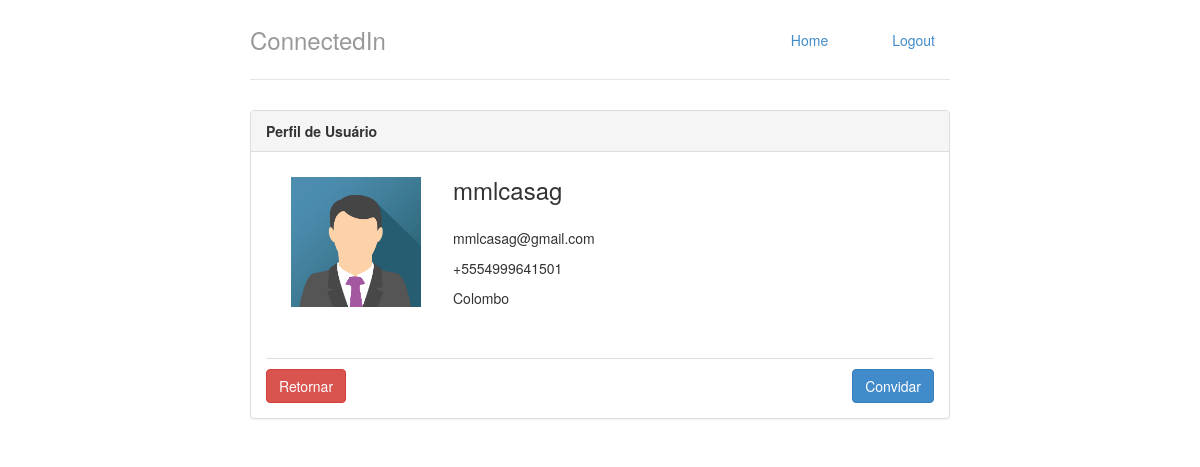
The page /perfis/1 on the database its author committed.
### perfis/models.py (models this page shows, shortened)
class Perfil(models.Model):
    nome = models.CharField(max_length=80, null=False)
    telefone = models.CharField(max_length=25, null=True)
    nome_empresa = models.CharField(max_length=80, null=True)
    contatos = models.ManyToManyField('self')
    usuario = models.OneToOneField(User, related_name="perfil")
    @property
    def email(self):
        return self.usuario.email

### perfis/views.py (the view)
# urls.py: url(r'^perfis/(?P<perfil_id>\d+)$', views.exibir, name='exibir'),
def exibir(request, perfil_id):
	perfil = Perfil.objects.get(id = perfil_id)
	perfil_logado = get_perfil_logado(request)
	is_contato = perfil in perfil_logado.contatos.all()
	return render(request, 'perfil.html', { 'perfil' : perfil, 'is_contato' : is_contato })

### perfis/views.py (called while the page is built)
def get_perfil_logado(request):
	return Perfil.objects.get(id=1)

### perfis/templates/perfil.html
{% extends "base.html" %}
{% load staticfiles %}
{% block body %}
<div class="panel panel-default">
	<div class="panel-heading">
		<strong>Perfil de Usuário</strong>
	</div>
	<div class="panel-body">
		<div class="media" style="padding: 10px">
			<div class="media-left col-xs-3">
				<img src="{% static 'img/img_avatar.png' %}" class="media-object" style="width:130px">
			</div>
			<div class="media-body col-xs-9">
				<h3 class="media-heading">{{ perfil.nome }}</h3>
				<br>
				<p>{{ perfil.email }}</p>
				<p>{{ perfil.telefone }}</p>
				<p>{{ perfil.nome_empresa }}</p>
			</div>
		</div>
		<div class="panel-buttons">
			<div class="pull-left">
				<a href="{% url 'listar' %}" class="btn btn-danger">Retornar</a>
			</div>
			{% if is_contato %}
				<div class="pull-right">
					<div class="well well-sm">Vocês estão conectados</div>
				</div>
			{% else %}
				<div class="pull-right">
					<a href="{% url 'convidar' perfil.id %}" class="btn btn-primary">Convidar</a>
				</div>
			{% endif %}
		</div>
	</div>
</div>
{% endblock %}

### perfis/static/styles/main.css (style rules this page uses)
body { padding-top: 20px; padding-bottom: 20px; }
.panel-buttons { margin-top: 30px; border-top: 1px solid #DEDEDE; padding-top: 10px; }

### rows shown on the page
Perfil: nome "mmlcasag", email "mmlcasag@gmail.com", telefone "+5554999641501", nome_empresa "Colombo"
